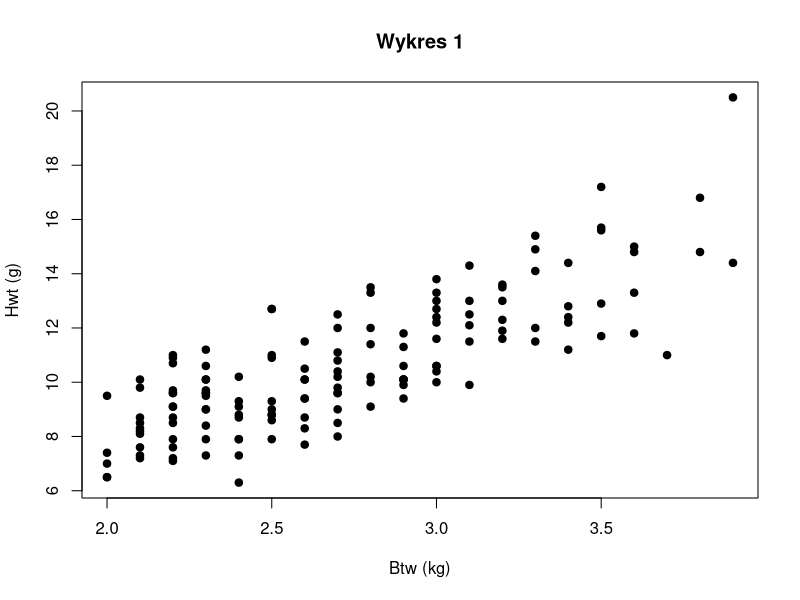
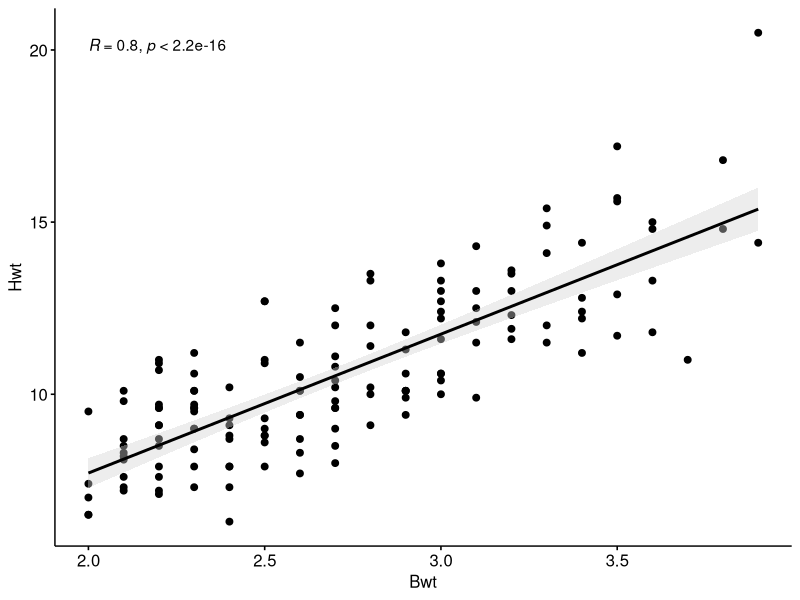

R code for these plots, in order:
#zad 1
library("MASS")

dim(cats)
head(cats)

plot( cats$Bwt, cats$Hwt, pch=19, xlab="Btw (kg)", ylab="Hwt (g)", main="Wykres 1")

#zad 2
x<-cats$Bwt-mean(cats$Bwt)
y<-cats$Hwt-mean(cats$Hwt)
n<-dim(cats)
cov_<-sum(x*y)/(n[1]-1)
cov_

#zad 3
cov(cats$Bwt,cats$Hwt)
cor(cats$Bwt,cats$Hwt)

#zad 4
#współczynnik korelacji dodatni

#zad 5
cor.test(cats$Bwt,cats$Hwt)

#zad 6
cats.mod<-lm(cats$Hwt ~ cats$Bwt, data = cats)
summary(cats.mod)

#zad 7
library("dplyr")
library("ggpubr")

ggscatter(cats, x = "Bwt", y = "Hwt", cor.coef = TRUE, cor.method = "pearson", 
          add = "reg.line", add.params = list(color = "black", fill = "lightgray" ),
          conf.int = TRUE  )

